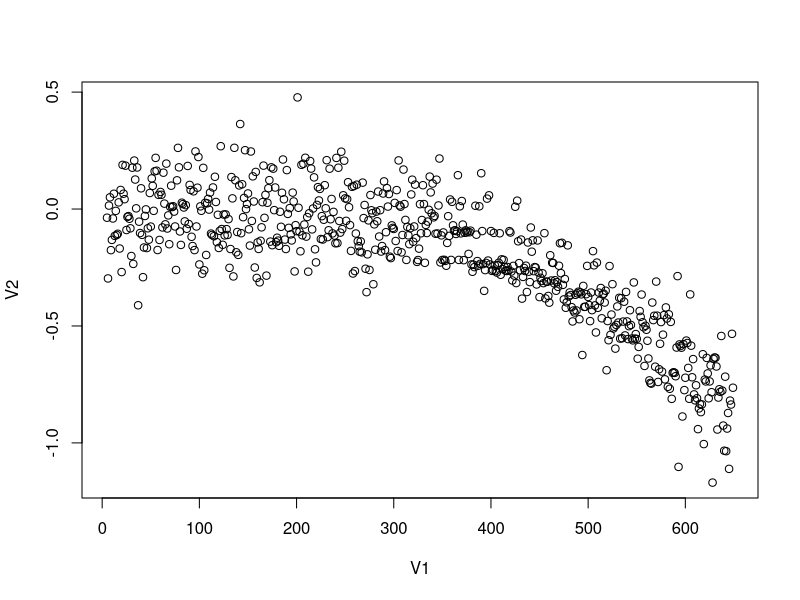
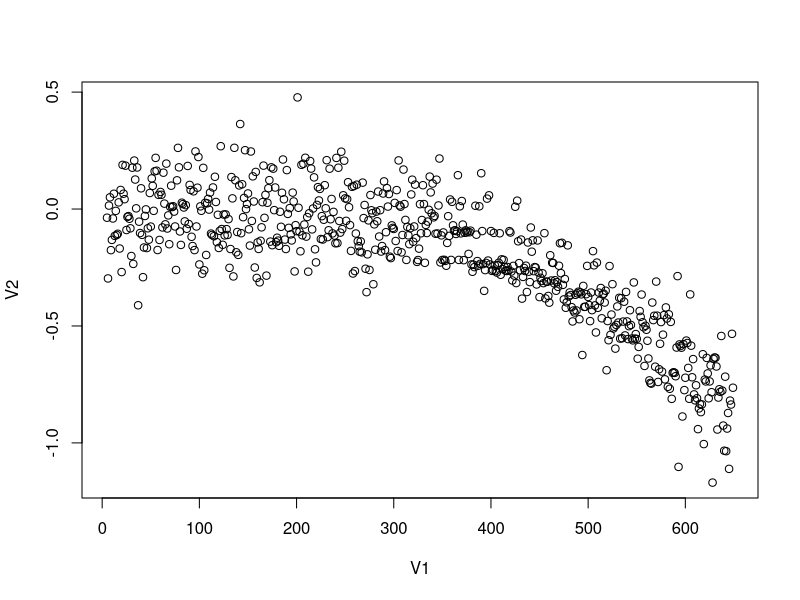

Source code (R) for these figures, in order:

a <-read.csv("trial-final-18-20171229151206.csv", header = FALSE)
plot(a)
png("trial-final-18-20171229151206.csv.png")
plot(a)

